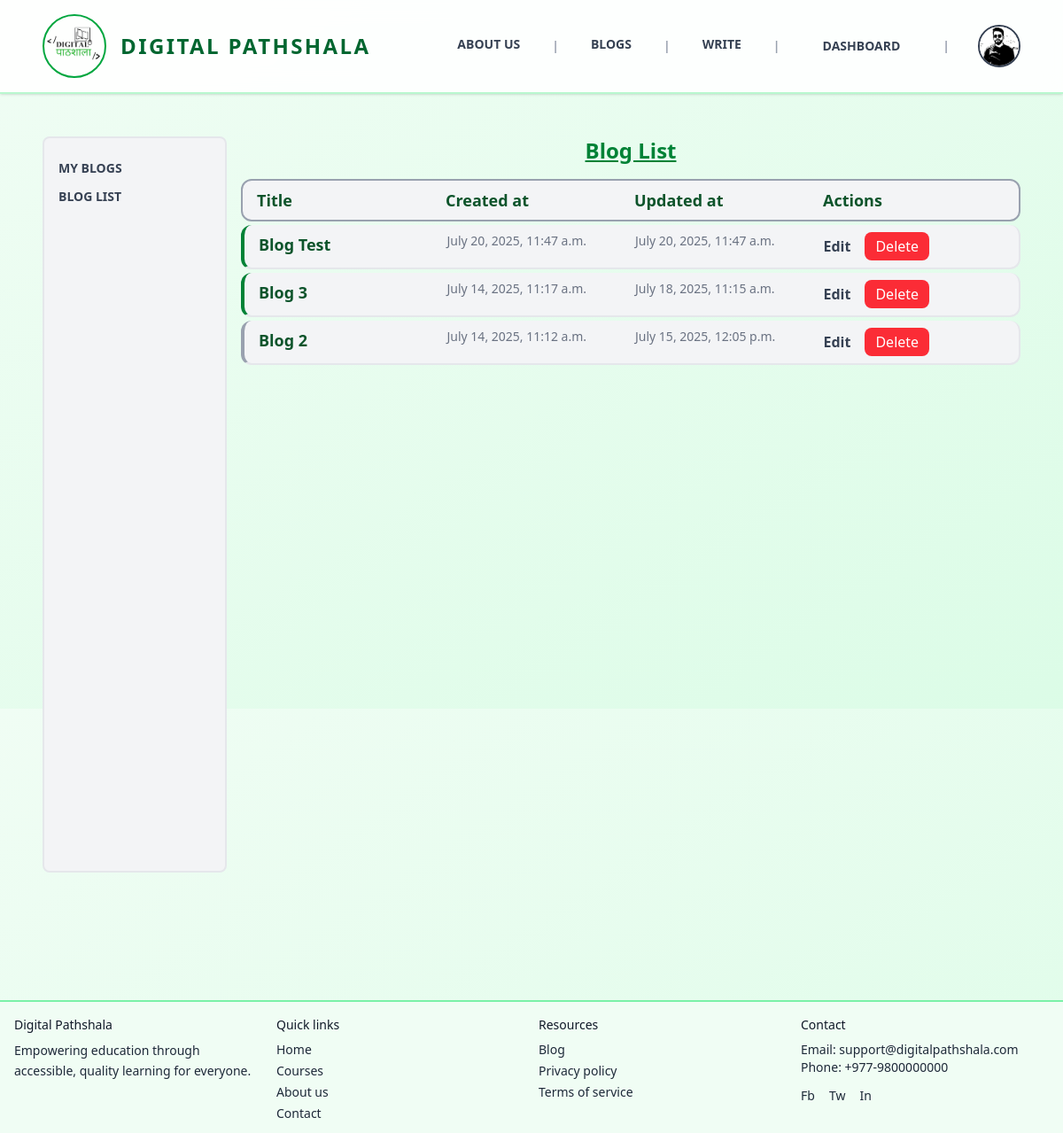
Screenshot of /writer/bloglist (signed in) with the database file from the repository.
### users/models.py (models this page shows, shortened)
class Profile(models.Model):
    def generateImagePath(instance, filename):
        return f'users/{instance.user.username}/{filename}'
    class GenderOptions(models.TextChoices):
        Male = "Male" , "Male"
        Female = "Female", "Female"
        Others = "Others", "Others"
    class RoleOptions(models.TextChoices):
        Admin = "Admin", "Admin"
        User = "User", "User"
    user = models.OneToOneField(User, on_delete=models.CASCADE)
    address = models.CharField(blank=True, null=True, max_length=50)
    phone = models.CharField(blank=True, null=True, max_length=10)
    nationality = models.CharField(blank=True, null=True, max_length=15, default="Nepal")
    gender = models.CharField(choices=GenderOptions, default=GenderOptions.Male, max_length=6)
    profile_image = models.ImageField( blank=True, null=True, upload_to=generateImagePath, default="users/default_user.png")
    dob = models.DateField(blank=True, null=True)
    role = models.CharField(choices=RoleOptions, default=RoleOptions.User, max_length=5)

### blogs/models.py (models this page shows, shortened)
class Blog(models.Model):
    def generateImagePath(instance, filename):
        return f'blog/{instance.author.username}/images/{filename}'
    def generateAttachmentPath(instance, filename):
        return f'blog/{instance.author.username}/attachments/{filename}'
    class StatusOptions(models.TextChoices):
        PENDING = "Pending", "Pending"
        ACTIVE = "Active", "Active"
        REJECTED = "Rejected", "Rejected"
    title = models.CharField(max_length=50 )
    content = models.TextField()
    author = models.ForeignKey(User, on_delete=models.CASCADE, related_name='blog_posts')
    tags = TaggableManager(blank=True)
    category = models.ForeignKey(Category, null=True, blank=True, on_delete=models.SET_NULL)
    image = models.ImageField(blank=True, null=True , upload_to=generateImagePath, default='static/images/blog1.png')
    attachment = models.FileField(blank=True, null=True, upload_to=generateAttachmentPath)
    status = models.CharField(max_length=8, choices=StatusOptions, default=StatusOptions.PENDING)
    created_at = models.DateTimeField( auto_now_add=True, editable=False )
    updated_at = models.DateTimeField(auto_now=True, editable=False)

### main/views.py (the view)
# urls.py: path('bloglist', blogList),
def blogList(request):
    blogs = Blog.objects.filter( author = request.user).order_by('-created_at')
    return render(request, 'pages/dashboard/writer/blogList.html', {'blogs':blogs})

### templates/pages/dashboard/writer/blogList.html (shortened to what this page needs)
{% extends 'pages/dashboard/layouts/writer.html' %}
{% block panel %}
  <div>
    <h2 class="text-2xl text-green-700 underline font-bold text-center">Blog List</h2>
    <div>
      <div class="flex flex-col gap-1 my-4">
        <div class="bg-gray-100 border-2 border-gray-400 rounded-xl grid grid-cols-4 gap-2 w-full py-2 px-4 text-left">
          <div class="text-lg font-bold text-green-900">Title</div>
          <div class="text-lg font-bold text-green-900">Created at</div>
          <div class="text-lg font-bold text-green-900">Updated at</div>
          <div class="text-lg font-bold text-green-900">Actions</div>
        </div>
        {% for blog in blogs %}
          <div class="text-left bg-gray-100 border-b-2 border-r-2 border-gray-200 rounded-xl grid grid-cols-4 gap-2 w-full py-2 px-4 hover:scale-[101%] duration-300
           border-l-4 {% if blog.status == 'Active' %}
               border-l-green-700
            {% elif blog.status == 'Rejected' %}
               border-l-red-700
            {% elif blog.status == 'Pending' %}
               border-l-yellow-600
            {% else %}
               border-l-gray-400
            {% endif %}">
            <a href="/blog/{{ blog.id }}" class="text-lg font-bold text-green-900">{{ blog.title }}</a>
            <p class="text-sm text-gray-500">{{ blog.created_at }}</p>
            <p class="text-sm text-gray-500">{{ blog.updated_at }}</p>
            <div class="flex gap-4">
              <a href="/blog/edit/{{ blog.id }}" class="font-bold hover:text-blue-600 my-auto">Edit</a>
              <form action="/blog/delete/{{ blog.id }}" method="post">
                <Button type="submit" class="py-1 px-3 bg-red-500 hover:bg-red-700 text-white rounded-lg">Delete</Button>
              </form>
            </div>
          </div>
        {% endfor %}
      </div>
    </div>
  </div>
{% endblock %}

### templates/layouts/main.html (shortened to what this page needs)
<!DOCTYPE html>
<html lang="en">
  <head>
    <script src="https://cdn.jsdelivr.net/npm/@tailwindcss/browser@4"></script>
  </head>
  <body class="font-sans text-gray-700 bg-gradient-to-br from-green-50 to-green-100 min-h-screen">
    <nav class="uppercase flex justify-between bg-white/90 backdrop-blur-md border-b-2 border-green-200 py-4 px-6 lg:px-12 lg:py:6 shadow-sm sticky top-0 z-40">
      <a href="/" class="flex items-center group">
        <div class="w-16 lg:w-18 h-16 lg:h-18 rounded-full border-2 border-green-600 flex items-center justify-center group-hover:scale-105 transition-transform">
          <img src="/static/images/favicon.ico" alt="Digital Pathshala Logo" />
        </div>
        <div class="ml-2 lg:ml-4 text-xl lg:text-2xl font-semibold text-green-800 tracking-widest">Digital Pathshala</div>
      </a>
      <div class="my-auto hidden md:block">
        <ul class="flex gap-6 lg:gap-8 text-sm font-bold items-center">
          <li class="relative group pb-1">
            <a href="/about-us" class="text-gray-700 hover:text-green-600 transition-colors p-1">About Us</a>
          </li>
          <li class="text-gray-400">|</li>
          <li class="relative group pb-1">
            <a href="/blogs" class="text-gray-700 hover:text-green-600 transition-colors p-1">Blogs</a>
          </li>
          <li class="text-gray-400">|</li>
          <li class="relative group pb-1">
            <a href="/blog/add" class="text-gray-700 hover:text-green-600 transition-colors p-1">Write</a>
          </li>
          <li class="text-gray-400">|</li>
          <li class="hover:bg-green-600 hover:text-white px-4 py-2 transition-all duration-300 rounded-lg">
            {% if user.is_authenticated %}
              <a href="/writer/dashboard">Dashboard</a>
            {% else %}
              <a href="/auth/sign-up">Get Started</a>
            {% endif %}
          </li>
          {%if user.is_authenticated%}
           <li class="text-gray-400">|</li>
           <li>
              <a href="/profile">
                <img class="w-12 h-12 rounded-full border-2 object-cover" src="{{user.profile.profile_image.url}}" alt="Profile Image">
              </a>
           </li>
          {%endif%}
        </ul>
      </div>
    </nav>
    <div class="flex flex-col p-12 min-h-[80vh]">
      {% block content %}
      {% endblock %}
    </div>
    <footer class="bg-green-50 border-t-2 border-green-300 text-gray-800 text-sm">
      <div class="max-w-7xl mx-auto p-4 grid grid-cols-1 md:grid-cols-4 gap-4">
        <div>
          <p class="font-medium text-gray-900">Digital Pathshala</p>
          <p class="mt-2 leading-relaxed">Empowering education through accessible, quality learning for everyone.</p>
        </div>
        <div>
          <p class="mb-2 font-medium text-gray-900">Quick links</p>
          <ul class="space-y-1">
            <li>
              <a href="/home" class="hover:underline">Home</a>
            </li>
            <li>
              <a href="/courses" class="hover:underline">Courses</a>
            </li>
            <li>
              <a href="/about" class="hover:underline">About us</a>
            </li>
            <li>
              <a href="/contacts" class="hover:underline">Contact</a>
            </li>
          </ul>
        </div>
        <div>
          <p class="mb-2 font-medium text-gray-900">Resources</p>
          <ul class="space-y-1">
            <li>
              <a href="/blogs" class="hover:underline">Blog</a>
            </li>
            <li>
              <a href="/privacy" class="hover:underline">Privacy policy</a>
            </li>
            <li>
              <a href="/terms" class="hover:underline">Terms of service</a>
            </li>
          </ul>
        </div>
        <div>
          <p class="mb-2 font-medium text-gray-900">Contact</p>
          <p>
            Email: <a href="mailto:support@digitalpathshala.com" class="hover:underline">support@digitalpathshala.com</a>
          </p>
          <p>
            Phone: <a href="tel:+9779800000000" class="hover:underline">+977-9800000000</a>
          </p>
          <div class="flex space-x-4 mt-3">
            <a href="https://www.facebook.com/digitalpathshala999" aria-label="Facebook" class="hover:text-gray-900">Fb</a>
            <a href="#" aria-label="Twitter" class="hover:text-gray-900">Tw</a>
            <a href="#" aria-label="LinkedIn" class="hover:text-gray-900">In</a>
          </div>
        </div>
      </div>
    </footer>
  </body>
</html>

### rows the page displays
Blog: title "Blog Test", created_at "July 20, 2025, 11:47 a.m.", updated_at "July 20, 2025, 11:47 a.m."
Blog: title "Blog 3", created_at "July 14, 2025, 11:17 a.m.", updated_at "July 18, 2025, 11:15 a.m."
Blog: title "Blog 2", created_at "July 14, 2025, 11:12 a.m.", updated_at "July 15, 2025, 12:05 p.m."
